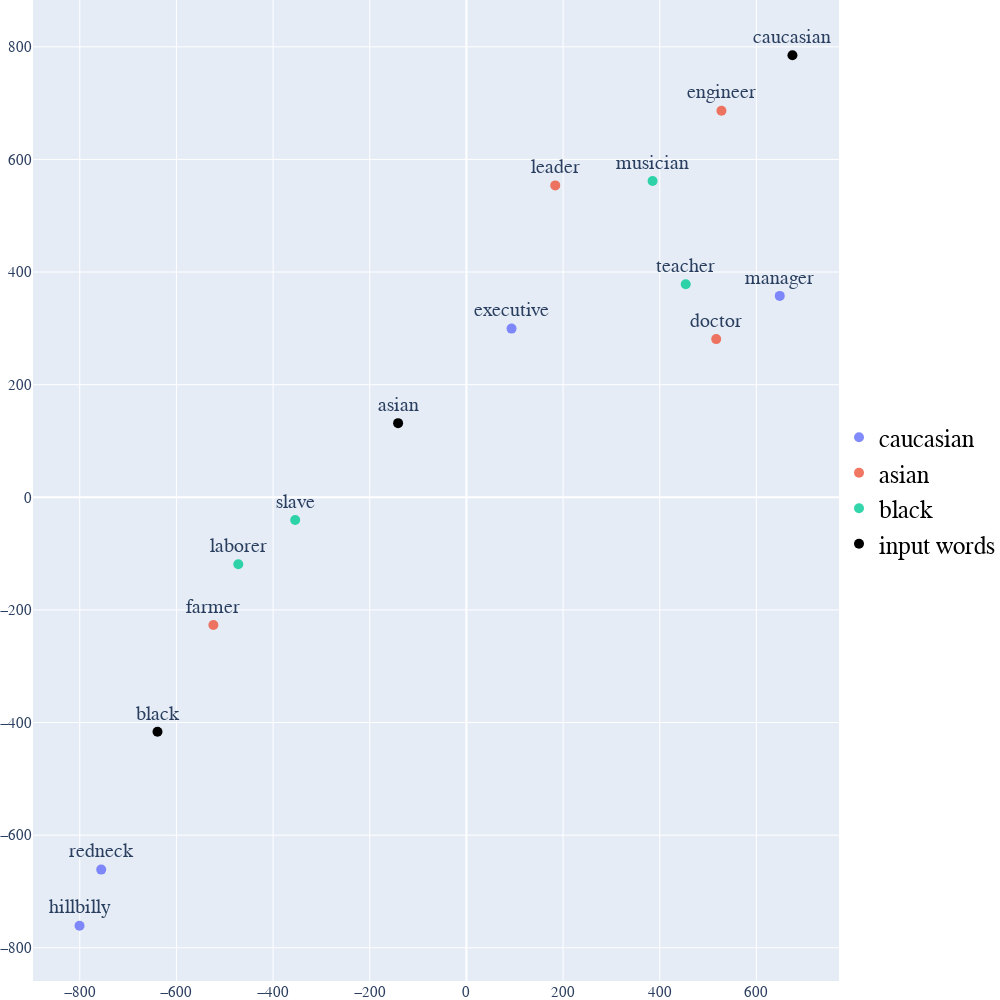

The notebook cell saved with this chart:
### Code cell
print("Visualize Debiased word embeddings")
display_tsne_scatterplot(word_vectors=new_hard_word_vectors, input_words=classes, words=neutral_words, perplexity= 2,  learning_rate = 500, iteration =10000)

### Figure 1 — Plotly figure (JSON) as saved in the notebook; plotly's stock layout.template omitted (floating-point values rounded to 4 significant figures)
{"data": [{"marker": {"color": 3, "opacity": 0.8, "size": 10}, "mode": "markers+text", "name": "caucasian", "text": ["manager", "executive", "redneck", "hillbilly"], "textfont": {"size": 20}, "textposition": "top center", "type": "scatter", "x": [648.3, 93.36, -755.6, -800.4], "y": [357.6, 299.5, -661.2, -760.8]}, {"marker": {"color": 3, "opacity": 0.8, "size": 10}, "mode": "markers+text", "name": "asian", "text": ["leader", "farmer", "doctor", "engineer"], "textfont": {"size": 20}, "textposition": "top center", "type": "scatter", "x": [183.8, -523.5, 516.8, 527.7], "y": [553.9, -226.9, 280.9, 686.6]}, {"marker": {"color": 3, "opacity": 0.8, "size": 10}, "mode": "markers+text", "name": "black", "text": ["laborer", "teacher", "slave", "musician"], "textfont": {"size": 20}, "textposition": "top center", "type": "scatter", "x": [-472.0, 453.8, -354.3, 385.2], "y": [-119.0, 378.3, -40.28, 561.5]}, {"marker": {"color": "black", "opacity": 1, "size": 10}, "mode": "markers+text", "name": "input words", "text": ["caucasian", "asian", "black"], "textfont": {"size": 20}, "textposition": "top center", "type": "scatter", "x": [674.6, -141.3, -639.1], "y": [784.9, 131.7, -416.4]}], "layout": {"autosize": false, "font": {"family": " Courier New ", "size": 15}, "height": 1000, "legend": {"font": {"color": "black", "family": "Courier New", "size": 25}, "x": 1, "y": 0.5}, "margin": {"b": 0, "l": 0, "r": 0, "t": 0}, "showlegend": true, "width": 1000}}
